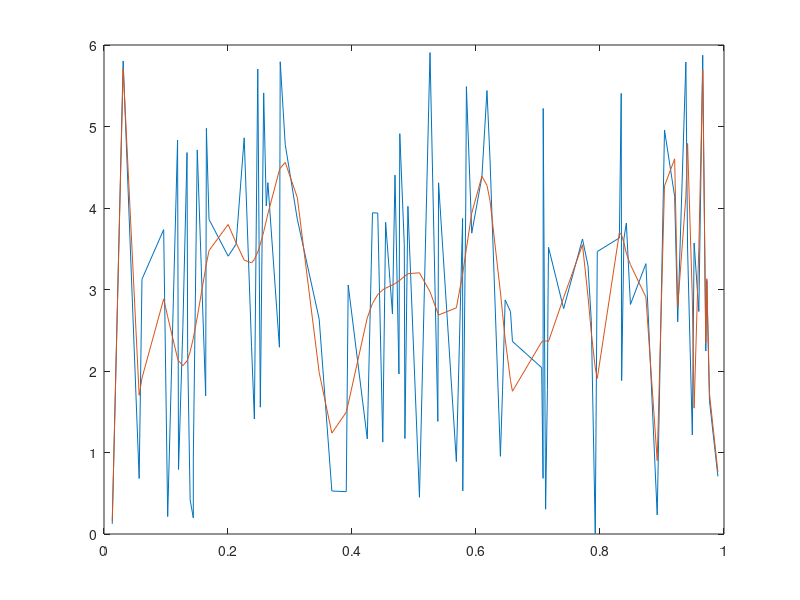
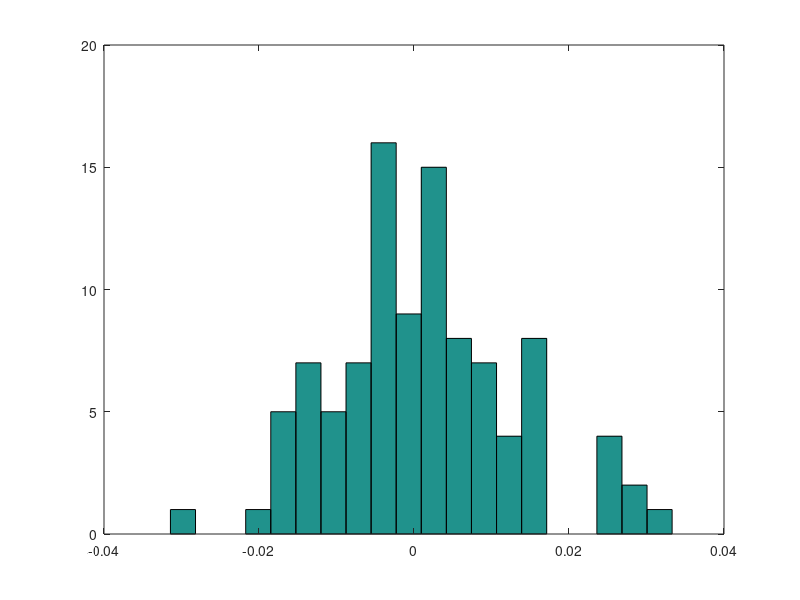

Here is the MATLAB script that generated these plots, in order:

W=0.01*randn(100,1);
X=sort(rand(100,1));
Y=6*rand(100,1);
Atrain=ones(100,120);
for j=2:120
    Atrain(:,j)=Atrain(:,j-1).*X;
end
alphaOpt=Atrain\(W+Y);
Ytrain=Atrain*alphaOpt;
plot(X,Y,X,Ytrain)
figure
hist(W,20)
mean(Ytrain-Y)
std(Ytrain-Y)
